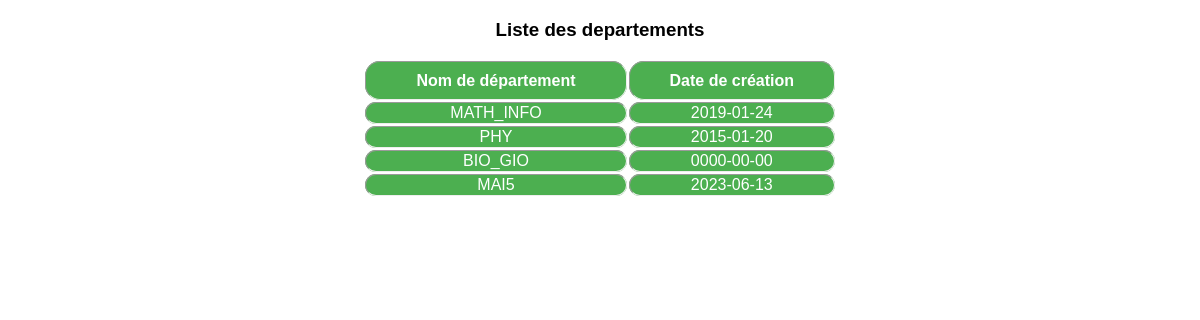
/projetdf/list_proj6.php, run on the app's committed database.
### tables this page shows
CREATE TABLE `departement` (
  `id` int(11) NOT NULL,
  `nom` text NOT NULL,
  `date` date NOT NULL
);

### projetdf/list_proj6.php (the view, shortened to what this page needs)
<!DOCTYPE html>
<html>
<head>
<link rel="stylesheet" type="text/css" href="emp.css">
</head>
<?php
$con=mysqli_connect("localhost","root","","projet");
echo "<h3>"."Liste des departements"."</h3>";
echo "<table border>";
echo "<tr>";
echo "<th>". "Nom de département". "</th>" ;
echo "<th>". "Date de création". "</th>"."</tr>" ;
$sql= "select * from departement ";
$resultat = mysqli_query($con,$sql);
if(mysqli_num_rows($resultat)>0){
while($lign=mysqli_fetch_row($resultat)){
	echo "<tr>";
	echo"<td>". $lign[1]."</td>";
	echo "<td>".$lign[2]."</td>";
	echo "</tr>";
}
} else
{
echo  "aucun enregistrements";
}
echo "</table>";
?>

### projetdf/emp.css (style rules this page uses)
table tr { background-color:#4CAF50; color:white; border-radius:8px; }
table { width:40%; margin:auto; }
tr { text-align:center; }
h3 { text-align:center; }
th { border-radius:15px; height:35px; }
td { border-radius:15px; }
table { border:none; }

### data on the page
departement: nom "MATH_INFO", date "2019-01-24"
departement: nom "PHY", date "2015-01-20"
departement: nom "BIO_GIO", date "0000-00-00"
departement: nom "MAI5", date "2023-06-13"
